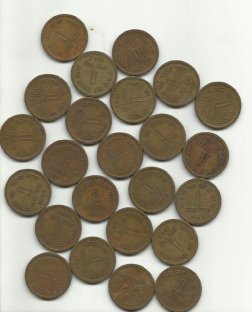
#> input picture les3/coins.jpg, 252 x 312 px, found by its file name
$ python 003-watershed.py
#> lines starting #> are read from the running program, lines starting #| are printed output that depends on the picture; after the words box and inside, x2 and y2 are one past the last pixel; in counts of white or black regions, pixels touching at a corner belong together
#!/usr/bin/env python
# coding: utf-8

# # Водораздел
# http://cmm.ensmp.fr/~beucher/wtshed.html

# In[38]:


get_ipython().run_line_magic('matplotlib', 'inline')
import cv2
import numpy as np
import matplotlib.pyplot as plt


# In[39]:


img = cv2.imread('../data/coins.jpg')
#> img is the input picture: shape (312, 252, 3); mean B, G, R 136.3, 153.2, 161.4


# In[40]:


plt.imshow(cv2.cvtColor(img, cv2.COLOR_BGR2RGB))


# ## Сегментируем по порогу

# In[41]:


gray = cv2.cvtColor(img, cv2.COLOR_BGR2GRAY)
ret, thresh = cv2.threshold(gray, 0, 255,
                            cv2.THRESH_BINARY_INV + cv2.THRESH_OTSU)
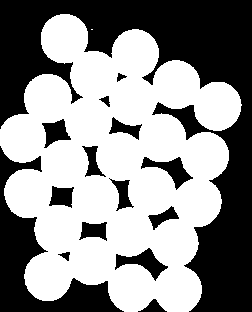
#> thresh: shape (312, 252); 55.9% white; 15 black regions, largest, box (x1, y1, x2, y2) and area: (0, 0, 252, 312) 24925, (0, 146, 124, 312) 5653, (115, 248, 168, 281) 657
#> ret = 162


# In[42]:


plt.imshow(gray, cmap='gray')


# In[43]:


plt.imshow(thresh, cmap='gray')


# ## Применяем операцию dilate

# In[44]:


# sure background area
kernel = np.ones((3,3),np.uint8)
sure_bg = cv2.dilate(thresh,kernel,iterations=3)
#> sure_bg: shape (312, 252); 66.2% white; 17 black regions (5 under 20 px), largest, box (x1, y1, x2, y2) and area: (0, 0, 252, 312) 21036, (0, 155, 116, 312) 4232, (175, 109, 199, 133) 203


# In[45]:


plt.imshow(sure_bg, cmap='gray')


# ## Для каждого пикселя вычисляем расстояние до ближашей грани

# In[46]:


dist_transform = cv2.distanceTransform(thresh,cv2.DIST_L2,5)
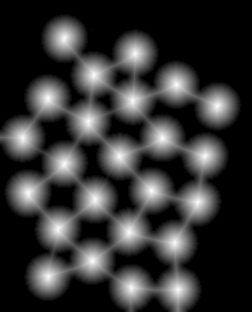
#> dist_transform: shape (312, 252) float32; min 0, max 23.97, mean 4.9; drawn with min black and max white
ret, sure_fg = cv2.threshold(dist_transform,0.7*dist_transform.max(),255,0)
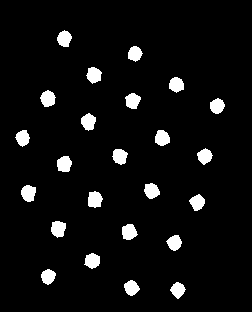
#> sure_fg: shape (312, 252) float32; 5.6% white; 24 white regions, largest, box (x1, y1, x2, y2) and area: (88, 191, 103, 208) 198, (21, 185, 36, 202) 196, (51, 221, 66, 238) 196
#> ret = 16.78

fig = plt.figure(figsize=(20, 10))

subplot = fig.add_subplot(1, 2, 1)
plt.imshow(dist_transform, cmap='gray');
subplot.set_title('dist_transform');

subplot = fig.add_subplot(1, 2, 2)
plt.imshow(sure_fg, cmap='gray');
subplot.set_title('sure_fg');


# ## Получаем маску областей неопределенности

# In[47]:


sure_fg = np.uint8(sure_fg)
unknown = cv2.subtract(sure_bg, sure_fg)
plt.imshow(unknown, cmap='gray')


# ## Задаем маркеры начального приближения

# In[48]:


# объединяем соседние пиксели в связные компоненты
# в результате для каждого пикселя известен номер связной компоненты
# для пикселей фона (с нулевой интенсивностью) номер компоненты равен 0
ret, markers = cv2.connectedComponents(sure_fg)
#> markers: shape (312, 252) int32; 25 distinct labels, from 0 to 24
#> ret = 25
# инкрементируем значения компонент на единицу, у фона теперь кластер 1
markers = markers + 1
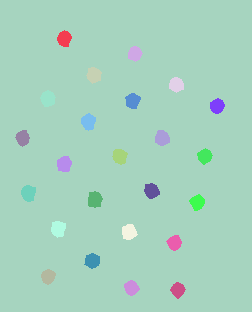
#> markers: shape (312, 252) int32; 25 distinct labels, from 1 to 25; one colour per label, 0 black
# неизвестную область обозначаем свободной
markers[unknown==255] = 0
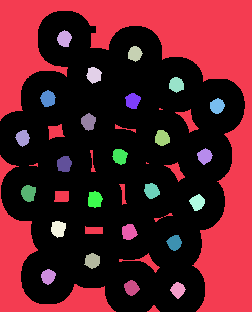
#> markers: shape (312, 252) int32; 26 distinct labels, from 0 to 25; one colour per label, 0 black


# In[49]:


plt.imshow(cv2.cvtColor(img, cv2.COLOR_BGR2RGB))


# ## Применяем алгоритм водораздела для сегментации

# In[59]:


markers = cv2.watershed(img, markers)
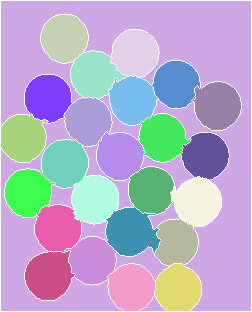
#> markers: shape (312, 252) int32; 26 distinct labels, from -1 to 25; one colour per label, 0 black, -1 white
img[markers == -1] = [255,0,0]
#> img: shape (312, 252, 3); 5.06% of pixels changed, all inside (x1, y1, x2, y2) = (0, 0, 252, 312)


# In[60]:


plt.imshow(markers, cmap=plt.cm.Blues)


# In[52]:


plt.imshow(img)
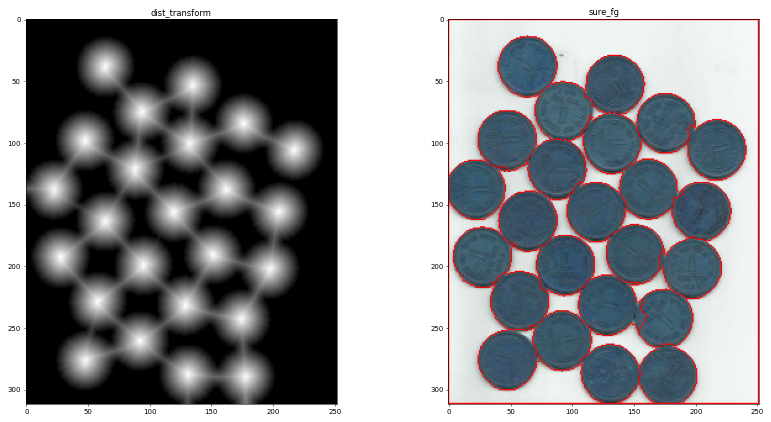
#> figure drawn by matplotlib, 2 panels; B, G, R data is drawn as R, G, B
